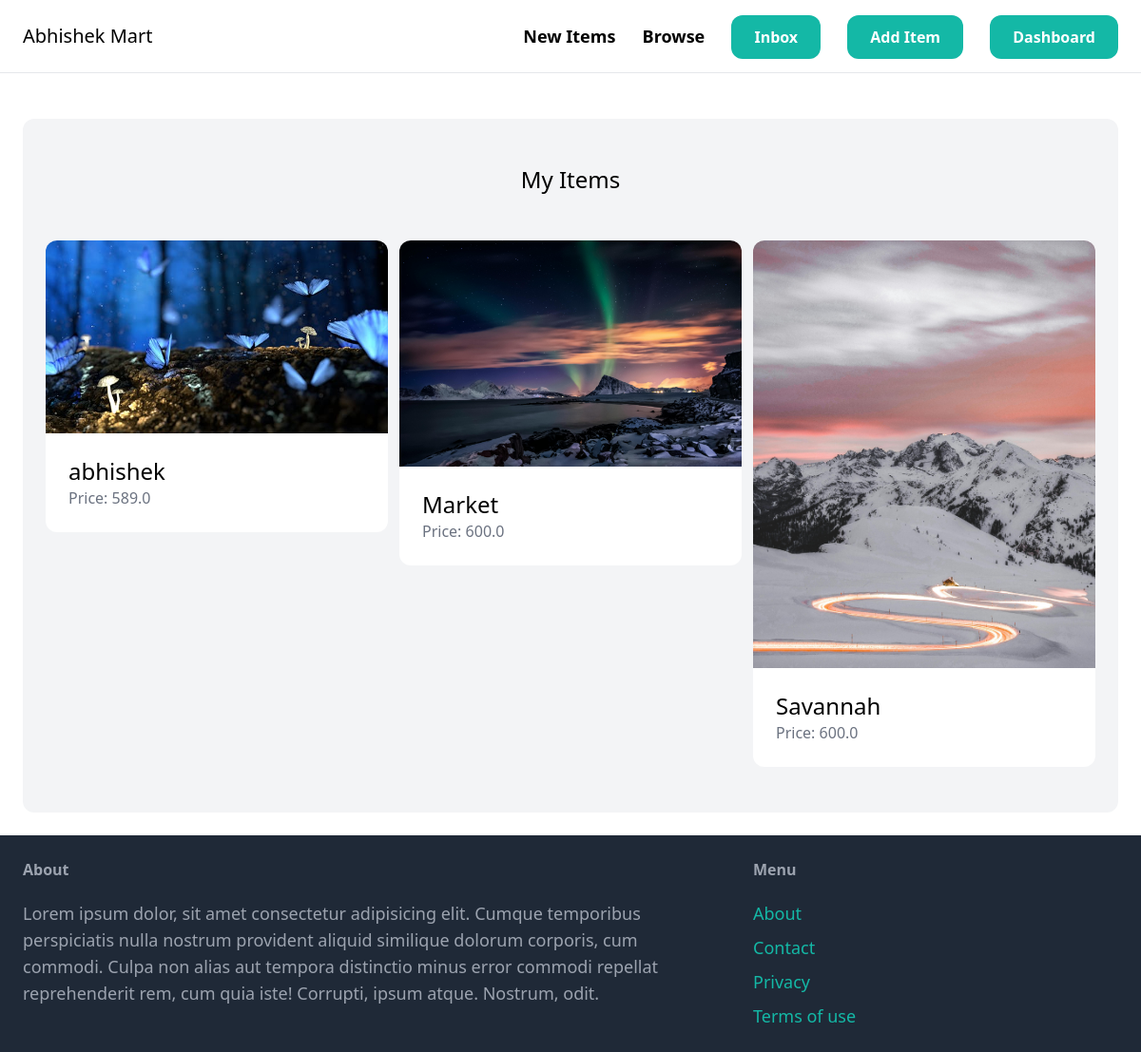
The app's page /dashboard/ (signed in) with its own data.
### api/models.py (models this page shows, shortened)
class Item(models.Model):
    category=models.ForeignKey(Category,related_name='items',on_delete=models.CASCADE,null=True)
    name=models.CharField(max_length=255)
    description=models.TextField(blank=True,null=True)
    price=models.FloatField()
    is_sold=models.BooleanField(default=False)
    created_at=models.DateTimeField(auto_now_add=True)
    created_by=models.ForeignKey(User,related_name='items',on_delete=models.CASCADE)
    image=models.ImageField(upload_to='items',blank=True,null=True)

### dashboard/views.py (the view)
# urls.py: path('',views.index,name='dashboard')
@login_required
def index(request):
    items=Item.objects.filter(created_by=request.user)
    return render(
        request,'dashboard_items.html',{'items':items}
    )

### dashboard/templates/dashboard_items.html (shortened to what this page needs)
{% extends 'base.html' %}
{% block content %}
<div class="mt-6 px-6 py-12 bg-gray-100 rounded-xl">
    <h2 class="mb-12 text-2xl text-center">My Items</h2>
    <div class="grid grid-cols-3 gap-3">
        {% for item in items %}
        <div>
            <a href="{% url 'detail' item.id %}">
                <div>
                    {% if item.image %}
                    <img src="{{ item.image.url }}" class="rounded-t-xl">
                    {% endif %}
                </div>
                <div class="p-6 bg-white rounded-b-xl">
                    <h2 class="text-2xl">{{ item.name }}</h2>
                    <h2 class="text-gray-500">Price: {{ item.price }}</h2>
                </div>
            </a>
        </div>
        {% endfor %}
    </div>
</div>
{% endblock %}

### records on screen
Item: image (picture), name "abhishek", price "589.0"
Item: image (picture), name "Market", price "600.0"
Item: image (picture), name "Savannah", price "600.0"
